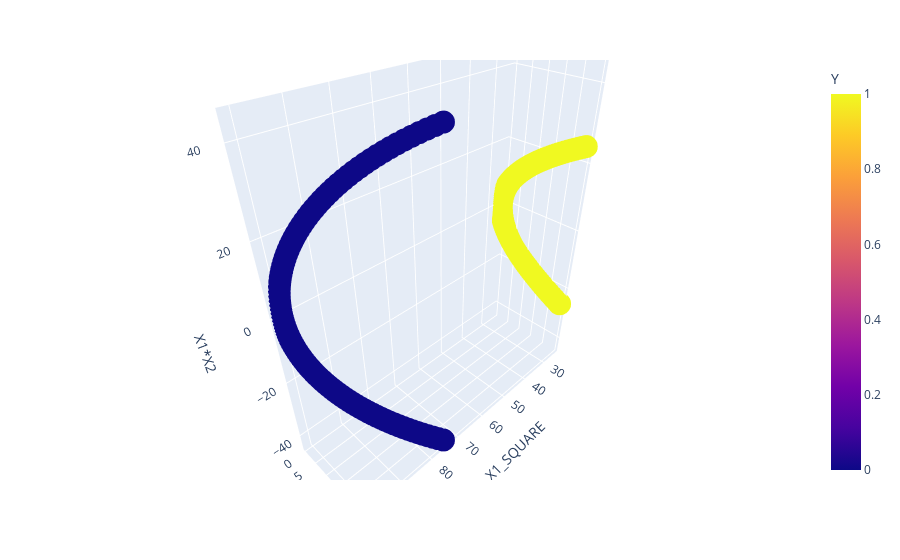

Notebook code cell kept with this figure:
### Code cell
fig = px.scatter_3d(df, x = 'X1_SQUARE', y = 'X2_SQUARE', z = 'X1*X2', color = 'Y')
fig.show()

### Figure 1 — Plotly figure (JSON) as saved in the notebook; plotly's stock layout.template omitted (floating-point values rounded to 4 significant figures; data arrays with more than 128 entries replaced by an {"elided": "..."} marker saying what was removed)
{"data": [{"hovertemplate": "X1_SQUARE=%{x}<br>X2_SQUARE=%{y}<br>X1*X2=%{z}<br>Y=%{marker.color}<extra></extra>", "legendgroup": "", "marker": {"color": {"elided": "400 int values"}, "coloraxis": "coloraxis", "symbol": "circle"}, "mode": "markers", "name": "", "scene": "scene", "showlegend": false, "type": "scatter3d", "x": {"elided": "400 float values"}, "y": {"elided": "400 float values"}, "z": {"elided": "400 float values"}}], "layout": {"coloraxis": {"colorbar": {"title": {"text": "Y"}}, "colorscale": [[0, "#0d0887"], [0.1111, "#46039f"], [0.2222, "#7201a8"], [0.3333, "#9c179e"], [0.4444, "#bd3786"], [0.5556, "#d8576b"], [0.6667, "#ed7953"], [0.7778, "#fb9f3a"], [0.8889, "#fdca26"], [1, "#f0f921"]]}, "legend": {"tracegroupgap": 0}, "margin": {"t": 60}, "scene": {"domain": {"x": [0, 1], "y": [0, 1]}, "xaxis": {"title": {"text": "X1_SQUARE"}}, "yaxis": {"title": {"text": "X2_SQUARE"}}, "zaxis": {"title": {"text": "X1*X2"}}}}}
